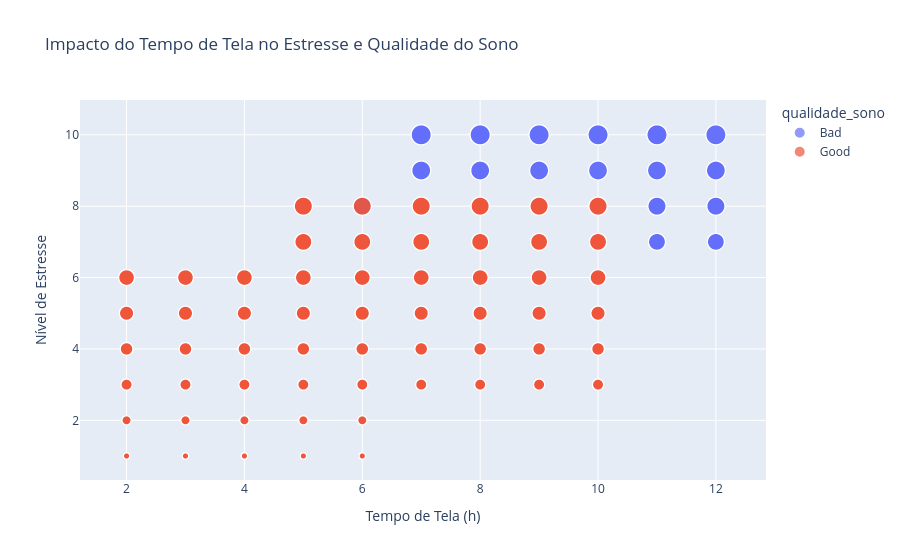

Notebook source saved alongside this figure:
### Markdown cell above
# VALTAIR

### Code cell
fig1 = px.scatter(df, 
                 x='tempo_tela_diariamente', 
                 y='nivel_stress', 
                 color='qualidade_sono',
                 size='nivel_stress',
                 title='Impacto do Tempo de Tela no Estresse e Qualidade do Sono',
                 labels={'tempo_tela_diariamente': 'Tempo de Tela (h)', 'nivel_stress': 'Nível de Estresse'})
fig1.show()

### Figure 1 — Plotly figure (JSON) as saved in the notebook; plotly's stock layout.template omitted (floating-point values rounded to 4 significant figures; data arrays with more than 128 entries replaced by an {"elided": "..."} marker saying what was removed)
{"data": [{"hovertemplate": "qualidade_sono=Bad<br>Tempo de Tela (h)=%{x}<br>Nível de Estresse=%{marker.size}<extra></extra>", "legendgroup": "Bad", "marker": {"color": "#636efa", "size": {"elided": "405 int values"}, "sizemode": "area", "sizeref": 0.025, "symbol": "circle"}, "mode": "markers", "name": "Bad", "showlegend": true, "type": "scattergl", "x": {"elided": "405 int values"}, "xaxis": "x", "y": {"elided": "405 int values"}, "yaxis": "y"}, {"hovertemplate": "qualidade_sono=Good<br>Tempo de Tela (h)=%{x}<br>Nível de Estresse=%{marker.size}<extra></extra>", "legendgroup": "Good", "marker": {"color": "#EF553B", "size": {"elided": "695 int values"}, "sizemode": "area", "sizeref": 0.025, "symbol": "circle"}, "mode": "markers", "name": "Good", "showlegend": true, "type": "scattergl", "x": {"elided": "695 int values"}, "xaxis": "x", "y": {"elided": "695 int values"}, "yaxis": "y"}], "layout": {"legend": {"itemsizing": "constant", "title": {"text": "qualidade_sono"}, "tracegroupgap": 0}, "title": {"text": "Impacto do Tempo de Tela no Estresse e Qualidade do Sono"}, "xaxis": {"anchor": "y", "domain": [0, 1], "title": {"text": "Tempo de Tela (h)"}}, "yaxis": {"anchor": "x", "domain": [0, 1], "title": {"text": "Nível de Estresse"}}}}
